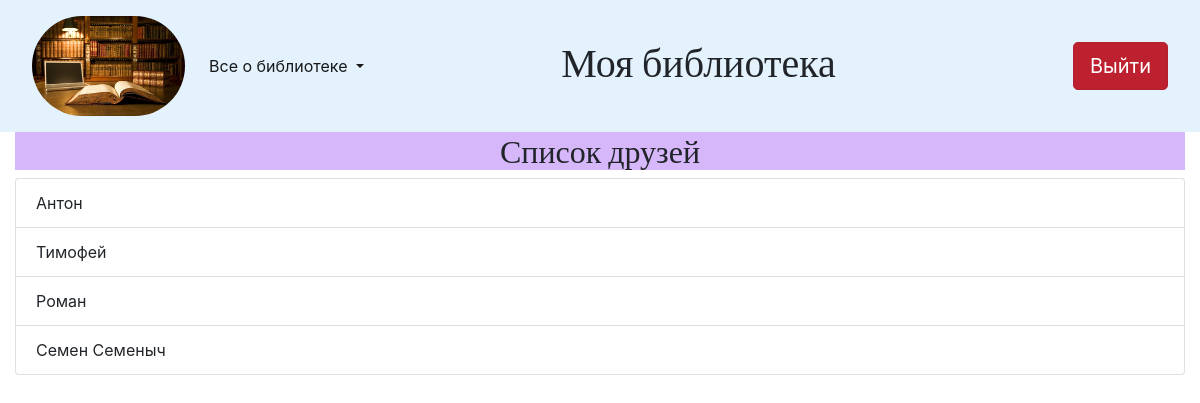
Screenshot of /friends with the database file from the repository.
### p_library/models.py (models this page shows, shortened)
class Friend(models.Model):
	friend_name = models.CharField(max_length=30)

### p_library/views.py (the view)
# urls.py: path('friends', FriendList.as_view(), name='friend_form'),
class FriendList(ListView):
	model = Friend
	template_name = 'friend_form.html'

### p_library/templates/friend_form.html (shortened to what this page needs)
{% extends 'base.html' %}
{% block header %}Список друзей{% endblock header %}
{% block content %}
<ul class="list-group">
	{% for friend in object_list %}
        <li class="list-group-item">{{ friend.friend_name }}</li>
	{% endfor %}
</ul>
{% endblock %}

### rows the page displays
Friend: friend_name "Антон"
Friend: friend_name "Тимофей"
Friend: friend_name "Роман"
Friend: friend_name "Семен Семеныч"
